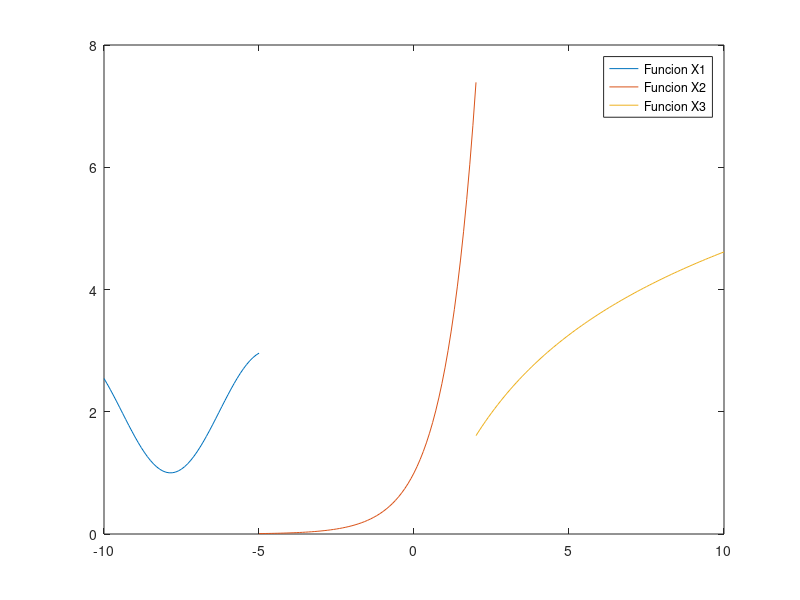

This figure's MATLAB source:
x1 = -10:0.1:-5;
fx1 = 2+sin(x1);
plot(x1,fx1)
hold on
x2 = -5:0.1:2;
fx2 = exp(x2);
plot(x2,fx2)
hold on
x3 = 2:0.1:10;
fx3 = log(x3.^2+1);
plot(x3,fx3)
legend('Funcion X1','Funcion X2','Funcion X3')
